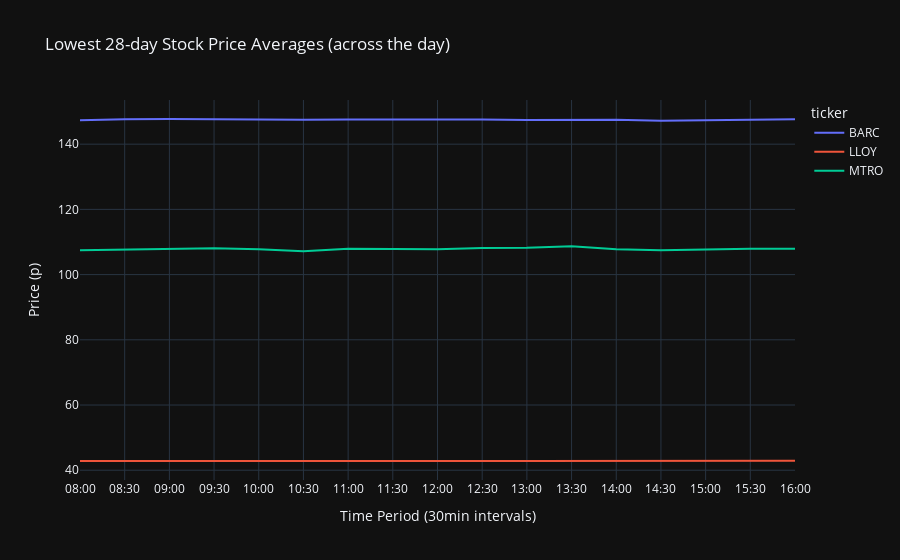

The notebook cell this image was saved under:
### Markdown cell above
# Select graph to view
- Highest average prices across the day
- Lowest average prices across the day
- Closing prices

### Code cell
# @title choose visualisation
hl = input('Do you want to see closing prices or Highest/Lowest price averages? Choose (High, Low, Close): ')

if str.lower(hl) == 'high':
    hl_graph('avhigh', 'Highest')
elif str.lower(hl) == 'low':
    hl_graph('avlow', 'Lowest')
elif str.lower(hl) == 'close':
    cl_graph()
else:
    print('Error - please choose (High, Low, Close):  ')

### Figure 1 — Plotly figure (JSON) as saved in the notebook; plotly's stock layout.template omitted (floating-point values rounded to 4 significant figures)
{"data": [{"hovertemplate": "ticker=BARC<br>ptime=%{x}<br>avlow=%{y}<extra></extra>", "legendgroup": "BARC", "line": {"color": "#636efa", "dash": "solid"}, "marker": {"symbol": "circle"}, "mode": "lines", "name": "BARC", "orientation": "v", "showlegend": true, "x": ["08:00", "08:30", "09:00", "09:30", "10:00", "10:30", "11:00", "11:30", "12:00", "12:30", "13:00", "13:30", "14:00", "14:30", "15:00", "15:30", "16:00"], "xaxis": "x", "y": [147.3, 147.7, 147.7, 147.6, 147.6, 147.5, 147.6, 147.6, 147.6, 147.6, 147.4, 147.5, 147.5, 147.1, 147.3, 147.6, 147.6], "yaxis": "y", "type": "scatter"}, {"hovertemplate": "ticker=LLOY<br>ptime=%{x}<br>avlow=%{y}<extra></extra>", "legendgroup": "LLOY", "line": {"color": "#EF553B", "dash": "solid"}, "marker": {"symbol": "circle"}, "mode": "lines", "name": "LLOY", "orientation": "v", "showlegend": true, "x": ["08:00", "08:30", "09:00", "09:30", "10:00", "10:30", "11:00", "11:30", "12:00", "12:30", "13:00", "13:30", "14:00", "14:30", "15:00", "15:30", "16:00"], "xaxis": "x", "y": [42.83, 42.86, 42.86, 42.85, 42.86, 42.84, 42.85, 42.86, 42.87, 42.87, 42.85, 42.86, 42.87, 42.83, 42.85, 42.92, 42.94], "yaxis": "y", "type": "scatter"}, {"hovertemplate": "ticker=MTRO<br>ptime=%{x}<br>avlow=%{y}<extra></extra>", "legendgroup": "MTRO", "line": {"color": "#00cc96", "dash": "solid"}, "marker": {"symbol": "circle"}, "mode": "lines", "name": "MTRO", "orientation": "v", "showlegend": true, "x": ["08:00", "08:30", "09:00", "09:30", "10:00", "10:30", "11:00", "11:30", "12:00", "12:30", "13:00", "13:30", "14:00", "14:30", "15:00", "15:30", "16:00"], "xaxis": "x", "y": [107.5, 107.7, 108.0, 108.1, 107.7, 107.1, 107.9, 107.8, 107.7, 108.2, 108.2, 108.7, 107.8, 107.5, 107.7, 107.9, 107.9], "yaxis": "y", "type": "scatter"}], "layout": {"xaxis": {"anchor": "y", "domain": [0.0, 1.0], "title": {"text": "Time Period (30min intervals)"}}, "yaxis": {"anchor": "x", "domain": [0.0, 1.0], "title": {"text": "Price (p)"}}, "legend": {"title": {"text": "ticker"}, "tracegroupgap": 0}, "title": {"text": "Lowest 28-day Stock Price Averages (across the day)"}}}
